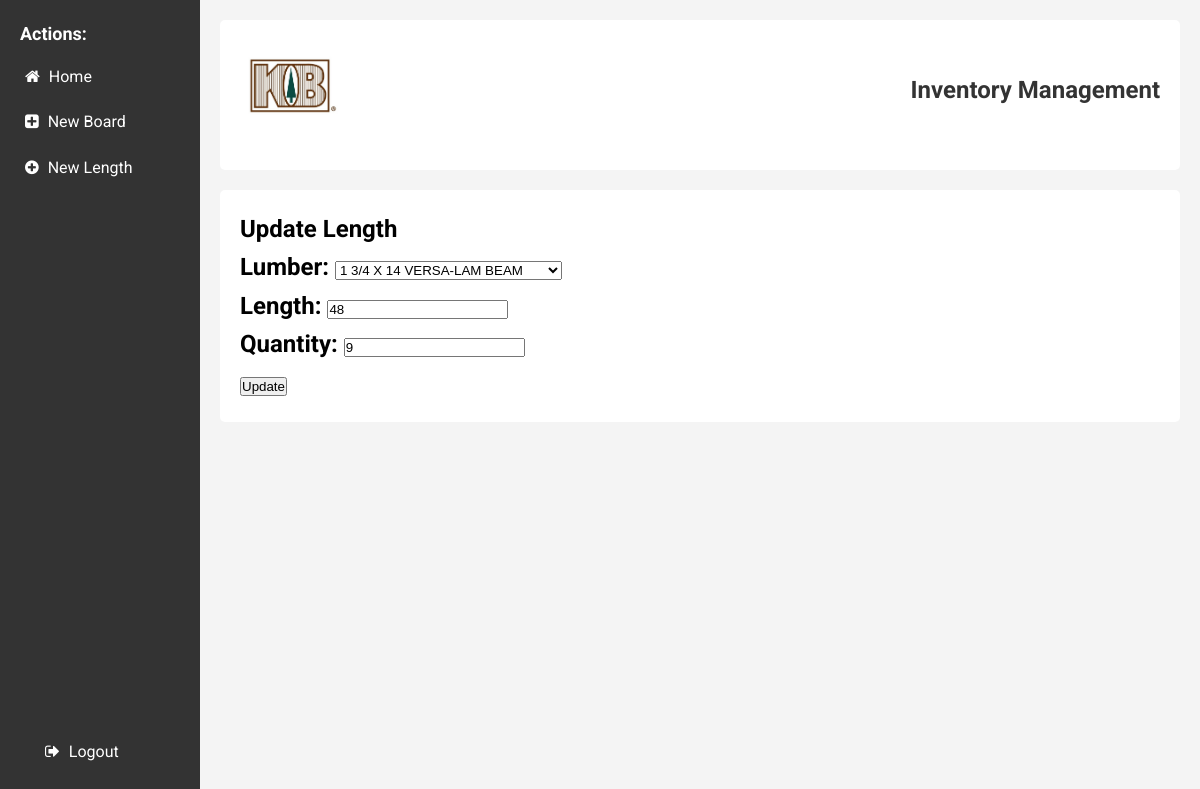
The app's page /inventory/lengths/4/edit (signed in), older data.
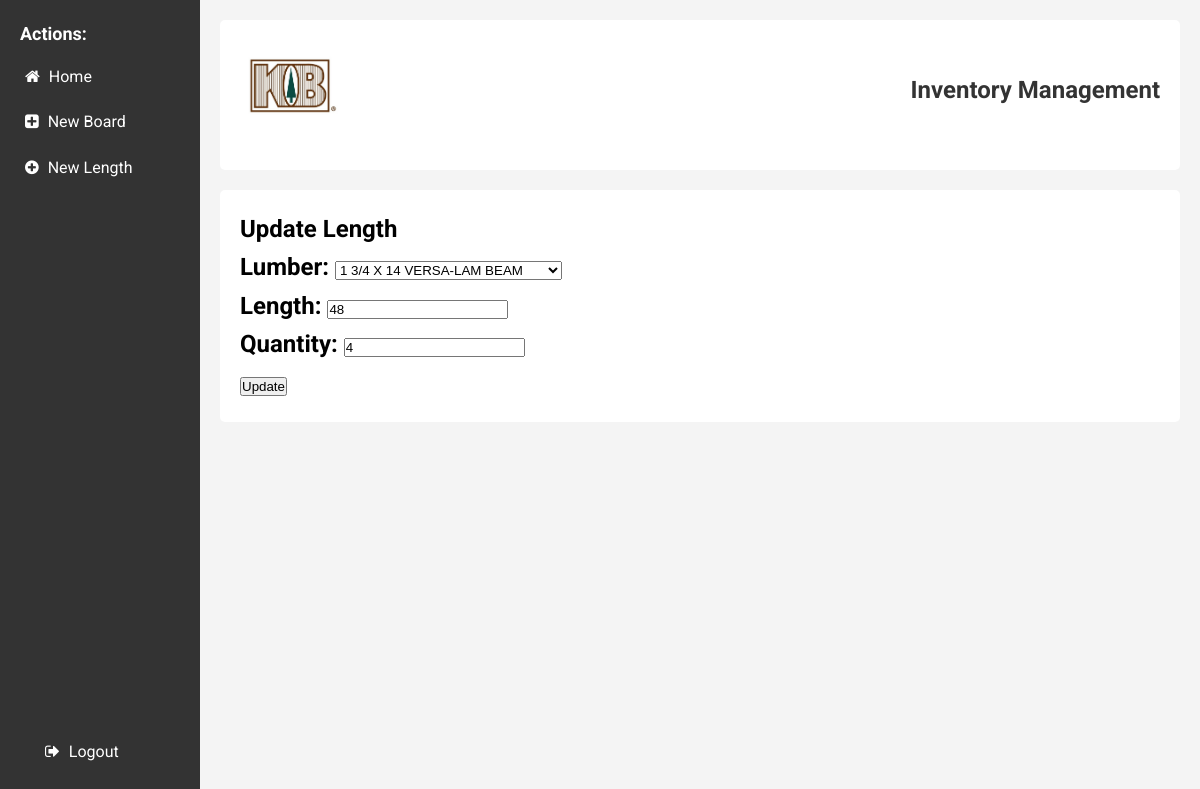
The same page, newer data.
### inventory/models.py (models this page shows, shortened)
class Length(models.Model):
    lumber = models.ForeignKey(Lumber, on_delete=models.CASCADE)
    length = models.PositiveIntegerField(default=0)
    quantity = models.PositiveIntegerField(default=0)
    class Meta:
        unique_together = ('lumber', 'length')

### inventory/views.py (the view)
# urls.py: path('lengths/<str:pk>/edit', views.LengthUpdate.as_view(), name='lengthupdate'),
class LengthUpdate(LoginRequiredMixin, UpdateView):
    template_name = "inventory/length_update.html"
    model = Length
    form_class = LengthForm
    success_url = reverse_lazy('home')

### inventory/forms.py
class LengthForm(forms.ModelForm):
    class Meta:
        model = Length
        fields = ['lumber', 'length', 'quantity']

### inventory/models.py (called while the page is built)
    def __str__(self):
        return self.name

### inventory/templates/inventory/length_update.html (shortened to what this page needs)
{% extends 'base.html' %} {% load static %} {% block content %}
<h2>Update Length<h2>
<form method="post">
    {{ form.as_p }}
    <input type="submit" value="Update" />
</form>
{% endblock %}

Row changes from the older to the newer data that the page shows:
changed Length "1 3/4 X 14 VERSA-LAM BEAM": quantity "9" → "4"
